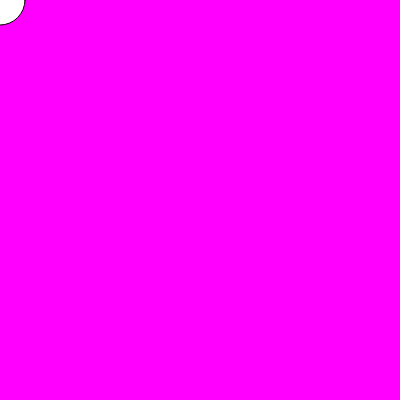
Frame 1 (no input)
Frame 60 (no input): identical to frame 1, image omitted
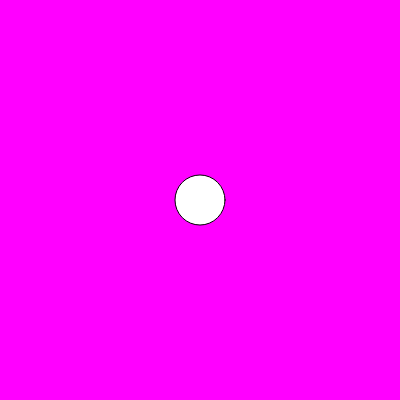
Frame 120 (the mouse pressed at the canvas centre since frame 60)

The p5.js sketch that drew these frames (run headless with seeded random() and noise() and a simulated clock; from frame 60 on, the mouse is pressed at the canvas centre):

// p5.js sketch
// ── sketch.js
function setup() {
   createCanvas(400,400);
}

function draw() {
  background(255,0,255);
  ellipse(mouseX,mouseY,50,50);    
}
